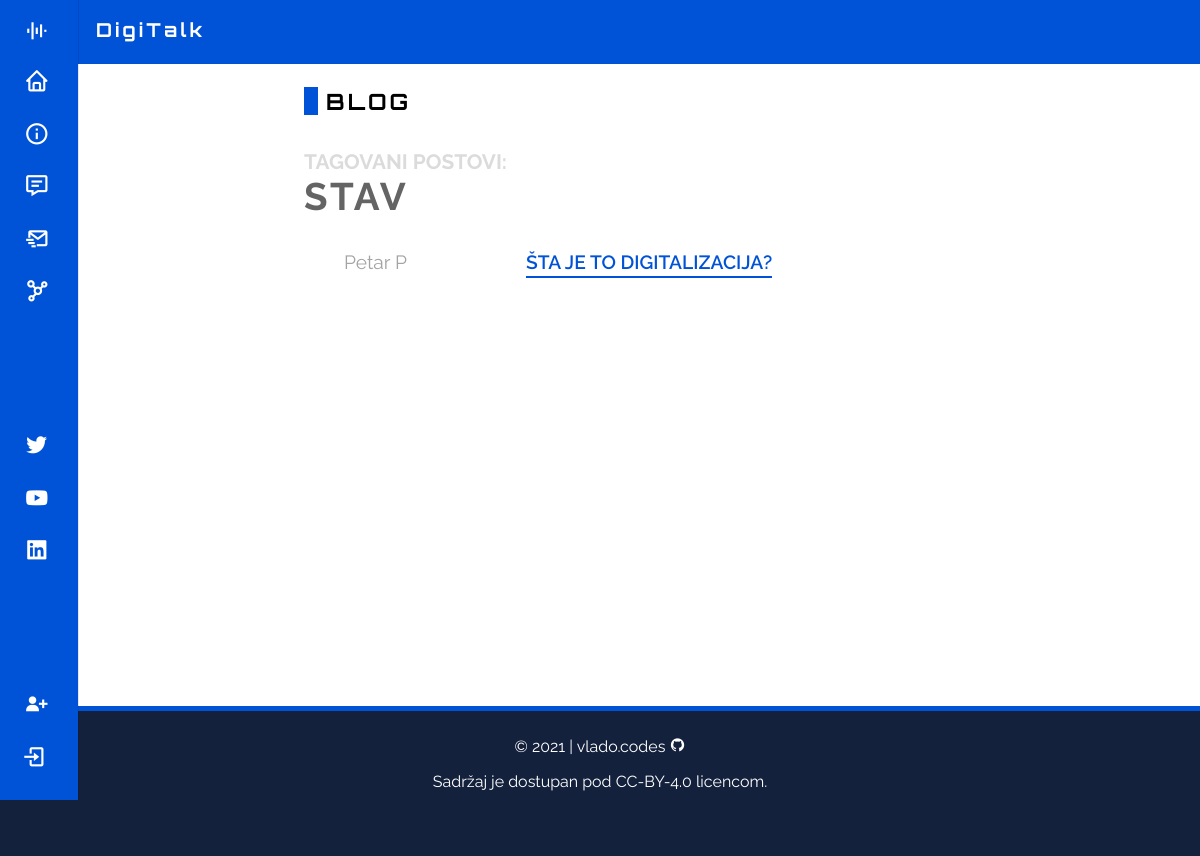
Screenshot of /blog/category/stav/ with the database file from the repository.
### first_app/models.py (models this page shows, shortened)
class Post(models.Model):
    title = models.CharField(max_length = 60)
    author = models.ForeignKey(User, on_delete = models.CASCADE)
    body = RichTextField(blank = True, null = True)
    date = models.DateField(auto_now_add = True)
    category = models.CharField(max_length = 30, default = 'uncategorized')

### first_app/views.py (the view)
# urls.py: path('blog/category/<str:categories>/', views.categoryView, name='category'),
def categoryView(request, categories):
    cats = categories.replace('-', ' ')
    category_posts = Post.objects.filter(category = cats).order_by('-id')
    context = {'categories': cats, 'category_posts': category_posts}
    return render(request, 'categories.html', context)

### first_app/templates/categories.html (shortened to what this page needs)
{% extends 'base.html' %}
{% load static %}
{% block head %}
{% if category_posts %}
    <div class="blog-page">
        <h1 class="blog-page-title cat-title"><a id="blog-link" href="{% url 'blog' %}">Blog</a></h1>
        <h4 class="blog-cat-uptitle">Tagovani postovi:</h4>
        <h1 class="blog-cat-title">{{ categories }}</h1>
        <ul class="blog-posts">
            {% for post in category_posts %}
                <li>
                    <span class="blog-post-author">{{ post.author.first_name }} {{ post.author.last_name }}</span>
                    <a class="blog-post-link" href="{% url 'blog_post' post.pk %}">{{ post.title }}</a>
                </li>
            {% endfor %}
        </ul>
    </div>
{% else %}
    <div class="error-404">
        <img src='{% static  'images/nopost_err.png' %}'>
        <a id="btn-back" href="{% url 'blog' %}"><i class='bx bxs-chevrons-left'></i>Nazad na Blog stranicu</a>
    </div>
{% endif %}
{% endblock head %}

### first_app/static/css/main.css (style rules this page uses)
:root { --header-height: 3.5rem; --nav-width: 220px; --ff-body: 'Raleway', sans-serif; --ff-heading: 'Orbitron', sans-serif; --fs-normal: 0.9375rem; --fs-medium: 0.75rem; --fw-normal: 400; --fw-bold: 700; --clr-primary-100: #6fd7ec; --clr-primary-200: #4e96b8; --clr-primary-300: #3a7094; --clr-primary-400: #293b63; --clr-primary-500: #14213d; --clr-accent: #a3a3a3; --clr-dark-gray: #646464; --clr-light-gray: #dbdbdb; --clr-light: #FFFFFF; --clr-dark: #000000; --clr-blue: #0053d6; --clr-red: #bf2139; --z-fixed: 100; }
html { scrollbar-color: var(--clr-primary-400) var(--clr-blue); scroll-padding-top: 7rem; scroll-behavior: smooth; overflow-x: hidden; }
html, body { height: 100%; }
body { font-family: var(--ff-body); margin: var(--header-height) 0 0 0; }
a { text-decoration: none; }
.blog-page { width: 100%; max-width: 40rem; margin: 0 auto; }
.blog-page-title { font: var(--fw-bold) 3rem var(--ff-heading); letter-spacing: 3px; text-transform: uppercase; padding-left: 8px; border-left: 14px solid var(--clr-blue); }
.cat-title { font-size: 1.4em; margin-bottom: 1.5em; }
#blog-link { color: inherit; }
.blog-cat-uptitle, .blog-cat-title { margin: 0; text-transform: uppercase; }
.blog-cat-uptitle { font-size: 1.3rem; color: var(--clr-light-gray); }
.blog-cat-title { line-height: 1.2em; font-size: 2.4rem; color: var(--clr-dark-gray); letter-spacing: 2.5px; }
.blog-posts { list-style: none; }
.blog-posts li { display: flex; flex-direction: row; font-size: 1.2rem; line-height: 2rem; padding-top: 10px; }
.blog-post-author { float: left; width: 150px; word-wrap: break-word; word-break: break-word; color: var(--clr-accent); }
.blog-post-link { font-weight: 600; margin-left: 2rem; color: var(--clr-blue); text-transform: uppercase; text-decoration: none; border: 0; background: linear-gradient(180deg, var(--clr-blue) 0, var(--clr-blue) 1000%) repeat-x 0 100%; background-size: auto; background-size: 1px 2px; transition: .3s; }
@media screen and (min-width: 1024px) { :root { --normal-font-size: 1rem; --small-font-size: .875rem; --smaller-font-size: .813rem; } }

### rows the page displays
Post: category "STAV", author.first_name "Petar", author.last_name "P", title "ŠTA JE TO DIGITALIZACIJA?"
